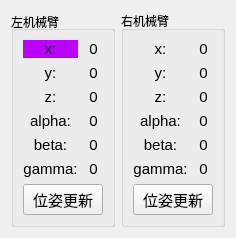
    <widget class="QWidget" name="tab_9">
     <attribute name="title">
      <string>位姿</string>
     </attribute>
     <layout class="QVBoxLayout" name="verticalLayout_15">
      <item>
       <layout class="QHBoxLayout" name="horizontalLayout_18">
        <item>
         <widget class="QGroupBox" name="groupBox_3">
          <property name="font">
           <font>
            <pointsize>9</pointsize>
           </font>
          </property>
          <property name="title">
           <string>左机械臂</string>
          </property>
          <property name="alignment">
           <set>Qt::AlignLeading|Qt::AlignLeft|Qt::AlignVCenter</set>
          </property>
          <layout class="QVBoxLayout" name="verticalLayout_26">
           <item>
            <layout class="QHBoxLayout" name="horizontalLayout_27">
             <item>
              <layout class="QVBoxLayout" name="verticalLayout_27">
               <item>
                <widget class="QLabel" name="label_32">
                 <property name="font">
                  <font>
                   <pointsize>11</pointsize>
                  </font>
                 </property>
                 <property name="styleSheet">
                  <string notr="true">background-color: rgb(187, 0, 255);
color:black</string>
                 </property>
                 <property name="text">
                  <string>x:</string>
                 </property>
                 <property name="alignment">
                  <set>Qt::AlignCenter</set>
                 </property>
                </widget>
               </item>
               <item>
                <widget class="QLabel" name="label_33">
                 <property name="font">
                  <font>
                   <pointsize>11</pointsize>
                  </font>
                 </property>
                 <property name="styleSheet">
                  <string notr="true">background-color: rgb(187, 0, 255);
\ncolor:black</string>
                 </property>
                 <property name="text">
                  <string>y:</string>
                 </property>
                 <property name="alignment">
                  <set>Qt::AlignCenter</set>
                 </property>
                </widget>
               </item>
               <item>
                <widget class="QLabel" name="label_34">
                 <property name="font">
                  <font>
                   <pointsize>11</pointsize>
                  </font>
                 </property>
                 <property name="styleSheet">
                  <string notr="true">background-color: rgb(187, 0, 255);
\ncolor:black</string>
                 </property>
                 <property name="text">
                  <string>z:</string>
                 </property>
                 <property name="alignment">
                  <set>Qt::AlignCenter</set>
                 </property>
                </widget>
               </item>
               <item>
                <widget class="QLabel" name="label_35">
                 <property name="font">
                  <font>
                   <pointsize>11</pointsize>
                  </font>
                 </property>
                 <property name="styleSheet">
                  <string notr="true">background-color: rgb(187, 0, 255);
\ncolor:black</string>
                 </property>
                 <property name="text">
                  <string>alpha:</string>
                 </property>
                 <property name="alignment">
                  <set>Qt::AlignCenter</set>
                 </property>
                </widget>
               </item>
               <item>
                <widget class="QLabel" name="label_36">
                 <property name="font">
                  <font>
                   <pointsize>11</pointsize>
                  </font>
                 </property>
                 <property name="styleSheet">
                  <string notr="true">background-color: rgb(187, 0, 255);
\ncolor:black</string>
                 </property>
                 <property name="text">
                  <string>beta:</string>
                 </property>
                 <property name="alignment">
                  <set>Qt::AlignCenter</set>
                 </property>
                </widget>
               </item>
               <item>
                <widget class="QLabel" name="label_37">
                 <property name="font">
                  <font>
                   <pointsize>11</pointsize>
                  </font>
                 </property>
                 <property name="styleSheet">
                  <string notr="true">background-color: rgb(187, 0, 255);
\ncolor:black</string>
                 </property>
                 <property name="text">
                  <string>gamma:</string>
                 </property>
                 <property name="alignment">
                  <set>Qt::AlignCenter</set>
                 </property>
                </widget>
               </item>
              </layout>
             </item>
             <item>
              <layout class="QVBoxLayout" name="verticalLayout_28">
               <item>
                <widget class="QLabel" name="arm2_x">
                 <property name="font">
                  <font>
                   <pointsize>11</pointsize>
                  </font>
                 </property>
                 <property name="styleSheet">
                  <string notr="true">background-color: rgb(0, 187, 255);
\ncolor:black</string>
                 </property>
                 <property name="text">
                  <string>0</string>
                 </property>
                 <property name="alignment">
                  <set>Qt::AlignCenter</set>
                 </property>
                </widget>
               </item>
               <item>
                <widget class="QLabel" name="arm2_y">
                 <property name="font">
                  <font>
                   <pointsize>11</pointsize>
                  </font>
                 </property>
                 <property name="styleSheet">
                  <string notr="true">background-color: rgb(0, 187, 255);
\ncolor:black</string>
                 </property>
                 <property name="text">
                  <string>0</string>
                 </property>
                 <property name="alignment">
                  <set>Qt::AlignCenter</set>
                 </property>
                </widget>
               </item>
               <item>
                <widget class="QLabel" name="arm2_z">
                 <property name="font">
                  <font>
                   <pointsize>11</pointsize>
                  </font>
                 </property>
                 <property name="styleSheet">
                  <string notr="true">background-color: rgb(0, 187, 255);
\ncolor:black</string>
                 </property>
                 <property name="text">
                  <string>0</string>
                 </property>
                 <property name="alignment">
                  <set>Qt::AlignCenter</set>
                 </property>
                </widget>
               </item>
               <item>
                <widget class="QLabel" name="arm2_alpha">
                 <property name="font">
                  <font>
                   <pointsize>11</pointsize>
                  </font>
                 </property>
                 <property name="styleSheet">
                  <string notr="true">background-color: rgb(0, 187, 255);
\ncolor:black</string>
                 </property>
                 <property name="text">
                  <string>0</string>
                 </property>
                 <property name="alignment">
                  <set>Qt::AlignCenter</set>
                 </property>
                </widget>
               </item>
               <item>
                <widget class="QLabel" name="arm2_beta">
                 <property name="font">
                  <font>
                   <pointsize>11</pointsize>
                  </font>
                 </property>
                 <property name="styleSheet">
                  <string notr="true">background-color: rgb(0, 187, 255);
\ncolor:black</string>
                 </property>
                 <property name="text">
                  <string>0</string>
                 </property>
                 <property name="alignment">
                  <set>Qt::AlignCenter</set>
                 </property>
                </widget>
               </item>
               <item>
                <widget class="QLabel" name="arm2_gamma">
                 <property name="font">
                  <font>
                   <pointsize>11</pointsize>
                  </font>
                 </property>
                 <property name="styleSheet">
                  <string notr="true">background-color: rgb(0, 187, 255);
\ncolor:black</string>
                 </property>
                 <property name="text">
                  <string>0</string>
                 </property>
                 <property name="alignment">
                  <set>Qt::AlignCenter</set>
                 </property>
                </widget>
               </item>
              </layout>
             </item>
            </layout>
           </item>
           <item>
            <widget class="QPushButton" name="ARM2PostureUpdata">
             <property name="font">
              <font>
               <pointsize>11</pointsize>
              </font>
             </property>
             <property name="text">
              <string>位姿更新</string>
             </property>
            </widget>
           </item>
          </layout>
         </widget>
        </item>
        <item>
         <widget class="QGroupBox" name="groupBox_2">
          <property name="font">
           <font>
            <pointsize>9</pointsize>
           </font>
          </property>
          <property name="title">
           <string>右机械臂</string>
          </property>
          <layout class="QVBoxLayout" name="verticalLayout_23">
           <item>
            <layout class="QHBoxLayout" name="horizontalLayout_26">
             <item>
              <layout class="QVBoxLayout" name="verticalLayout_24">
               <item>
                <widget class="QLabel" name="label_26">
                 <property name="font">
                  <font>
                   <pointsize>11</pointsize>
                  </font>
                 </property>
                 <property name="styleSheet">
                  <string notr="true">background-color: rgb(187, 0, 255);
\ncolor:black</string>
                 </property>
                 <property name="text">
                  <string>x:</string>
                 </property>
                 <property name="alignment">
                  <set>Qt::AlignCenter</set>
                 </property>
                </widget>
               </item>
               <item>
                <widget class="QLabel" name="label_27">
                 <property name="font">
                  <font>
                   <pointsize>11</pointsize>
                  </font>
                 </property>
                 <property name="styleSheet">
                  <string notr="true">background-color: rgb(187, 0, 255);
\ncolor:black</string>
                 </property>
                 <property name="text">
                  <string>y:</string>
                 </property>
                 <property name="alignment">
                  <set>Qt::AlignCenter</set>
                 </property>
                </widget>
               </item>
               <item>
                <widget class="QLabel" name="label_28">
                 <property name="font">
                  <font>
                   <pointsize>11</pointsize>
                  </font>
                 </property>
                 <property name="styleSheet">
                  <string notr="true">background-color: rgb(187, 0, 255);
\ncolor:black</string>
                 </property>
                 <property name="text">
                  <string>z:</string>
                 </property>
                 <property name="alignment">
                  <set>Qt::AlignCenter</set>
                 </property>
                </widget>
               </item>
               <item>
                <widget class="QLabel" name="label_29">
                 <property name="font">
                  <font>
                   <pointsize>11</pointsize>
                  </font>
                 </property>
                 <property name="styleSheet">
                  <string notr="true">background-color: rgb(187, 0, 255);
\ncolor:black</string>
                 </property>
                 <property name="text">
                  <string>alpha:</string>
                 </property>
                 <property name="alignment">
                  <set>Qt::AlignCenter</set>
                 </property>
                </widget>
               </item>
               <item>
                <widget class="QLabel" name="label_30">
                 <property name="font">
                  <font>
                   <pointsize>11</pointsize>
                  </font>
                 </property>
                 <property name="styleSheet">
                  <string notr="true">background-color: rgb(187, 0, 255);
\ncolor:black</string>
                 </property>
                 <property name="text">
                  <string>beta:</string>
                 </property>
                 <property name="alignment">
                  <set>Qt::AlignCenter</set>
                 </property>
                </widget>
               </item>
               <item>
                <widget class="QLabel" name="label_31">
                 <property name="font">
                  <font>
                   <pointsize>11</pointsize>
                  </font>
                 </property>
                 <property name="styleSheet">
                  <string notr="true">background-color: rgb(187, 0, 255);
\ncolor:black</string>
                 </property>
                 <property name="text">
                  <string>gamma:</string>
                 </property>
                 <property name="alignment">
                  <set>Qt::AlignCenter</set>
                 </property>
                </widget>
               </item>
              </layout>
             </item>
             <item>
              <layout class="QVBoxLayout" name="verticalLayout_25">
               <item>
                <widget class="QLabel" name="arm1_x">
                 <property name="font">
                  <font>
                   <pointsize>11</pointsize>
                  </font>
                 </property>
                 <property name="styleSheet">
                  <string notr="true">background-color: rgb(0, 187, 255);
\ncolor:black</string>
                 </property>
                 <property name="text">
                  <string>0</string>
                 </property>
                 <property name="alignment">
                  <set>Qt::AlignCenter</set>
                 </property>
                </widget>
               </item>
               <item>
                <widget class="QLabel" name="arm1_y">
                 <property name="font">
                  <font>
                   <pointsize>11</pointsize>
                  </font>
                 </property>
                 <property name="styleSheet">
                  <string notr="true">background-color: rgb(0, 187, 255);
\ncolor:black</string>
                 </property>
                 <property name="text">
                  <string>0</string>
                 </property>
                 <property name="alignment">
                  <set>Qt::AlignCenter</set>
                 </property>
                </widget>
               </item>
               <item>
                <widget class="QLabel" name="arm1_z">
                 <property name="font">
                  <font>
                   <pointsize>11</pointsize>
                  </font>
                 </property>
                 <property name="styleSheet">
                  <string notr="true">background-color: rgb(0, 187, 255);
\ncolor:black</string>
                 </property>
                 <property name="text">
                  <string>0</string>
                 </property>
                 <property name="alignment">
                  <set>Qt::AlignCenter</set>
                 </property>
                </widget>
               </item>
               <item>
                <widget class="QLabel" name="arm1_alpha">
                 <property name="font">
                  <font>
                   <pointsize>11</pointsize>
                  </font>
                 </property>
                 <property name="styleSheet">
                  <string notr="true">background-color: rgb(0, 187, 255);
\ncolor:black</string>
                 </property>
                 <property name="text">
                  <string>0</string>
                 </property>
                 <property name="alignment">
                  <set>Qt::AlignCenter</set>
                 </property>
                </widget>
               </item>
               <item>
                <widget class="QLabel" name="arm1_beta">
                 <property name="font">
                  <font>
                   <pointsize>11</pointsize>
                  </font>
                 </property>
                 <property name="styleSheet">
                  <string notr="true">background-color: rgb(0, 187, 255);
\ncolor:black</string>
                 </property>
                 <property name="text">
                  <string>0</string>
                 </property>
                 <property name="alignment">
                  <set>Qt::AlignCenter</set>
                 </property>
                </widget>
               </item>
               <item>
                <widget class="QLabel" name="arm1_gamma">
                 <property name="font">
                  <font>
                   <pointsize>11</pointsize>
                  </font>
                 </property>
                 <property name="styleSheet">
                  <string notr="true">background-color: rgb(0, 187, 255);
\ncolor:black</string>
                 </property>
                 <property name="text">
                  <string>0</string>
                 </property>
                 <property name="alignment">
                  <set>Qt::AlignCenter</set>
                 </property>
                </widget>
               </item>
              </layout>
             </item>
            </layout>
           </item>
           <item>
            <widget class="QPushButton" name="ARM1PostureUpdata">
             <property name="font">
              <font>
               <pointsize>11</pointsize>
              </font>
             </property>
             <property name="text">
              <string>位姿更新</string>
             </property>
            </widget>
           </item>
          </layout>
         </widget>
        </item>
       </layout>
      </item>
     </layout>
    </widget>
